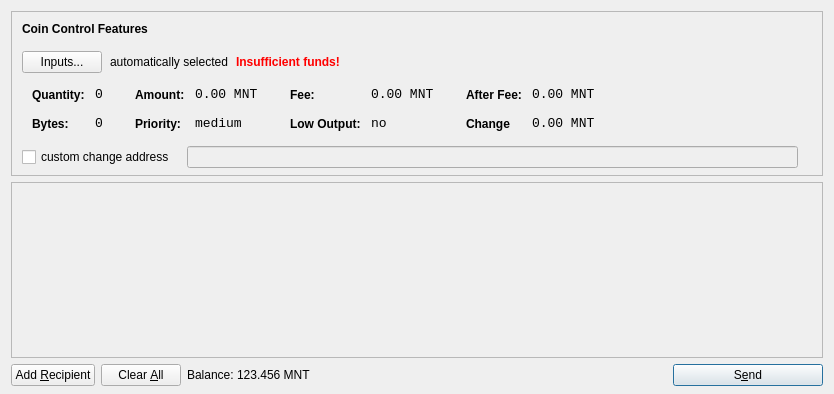
<?xml version="1.0" encoding="UTF-8"?>
<ui version="4.0">
 <class>SendCoinsDialog</class>
 <widget class="QDialog" name="SendCoinsDialog">
  <property name="geometry">
   <rect>
    <x>0</x>
    <y>0</y>
    <width>831</width>
    <height>394</height>
   </rect>
  </property>
  <property name="windowTitle">
   <string>Send Coins</string>
  </property>
  <layout class="QVBoxLayout" name="verticalLayout" stretch="0,1,0">
   <property name="bottomMargin">
    <number>8</number>
   </property>
   <item>
    <widget class="QFrame" name="frameCoinControl">
     <property name="sizePolicy">
      <sizepolicy hsizetype="Expanding" vsizetype="Expanding">
       <horstretch>0</horstretch>
       <verstretch>0</verstretch>
      </sizepolicy>
     </property>
     <property name="maximumSize">
      <size>
       <width>16777215</width>
       <height>16777215</height>
      </size>
     </property>
     <property name="frameShape">
      <enum>QFrame::StyledPanel</enum>
     </property>
     <property name="frameShadow">
      <enum>QFrame::Sunken</enum>
     </property>
     <layout class="QVBoxLayout" name="verticalLayoutCoinControl2">
      <property name="spacing">
       <number>6</number>
      </property>
      <property name="leftMargin">
       <number>0</number>
      </property>
      <property name="topMargin">
       <number>0</number>
      </property>
      <property name="rightMargin">
       <number>0</number>
      </property>
      <property name="bottomMargin">
       <number>6</number>
      </property>
      <item>
       <layout class="QVBoxLayout" name="verticalLayoutCoinControl" stretch="0,0,0,0,1">
        <property name="spacing">
         <number>0</number>
        </property>
        <property name="leftMargin">
         <number>10</number>
        </property>
        <property name="topMargin">
         <number>10</number>
        </property>
        <item>
         <layout class="QHBoxLayout" name="horizontalLayoutCoinControl1">
          <property name="bottomMargin">
           <number>15</number>
          </property>
          <item>
           <widget class="QLabel" name="labelCoinControlFeatures">
            <property name="sizePolicy">
             <sizepolicy hsizetype="Preferred" vsizetype="Maximum">
              <horstretch>0</horstretch>
              <verstretch>0</verstretch>
             </sizepolicy>
            </property>
            <property name="font">
             <font>
              <weight>75</weight>
              <bold>true</bold>
             </font>
            </property>
            <property name="styleSheet">
             <string notr="true">font-weight:bold;</string>
            </property>
            <property name="text">
             <string>Coin Control Features</string>
            </property>
           </widget>
          </item>
         </layout>
        </item>
        <item>
         <layout class="QHBoxLayout" name="horizontalLayoutCoinControl2" stretch="0,0,0,0">
          <property name="spacing">
           <number>8</number>
          </property>
          <property name="bottomMargin">
           <number>10</number>
          </property>
          <item>
           <widget class="QPushButton" name="pushButtonCoinControl">
            <property name="styleSheet">
             <string notr="true"/>
            </property>
            <property name="text">
             <string>Inputs...</string>
            </property>
           </widget>
          </item>
          <item>
           <widget class="QLabel" name="labelCoinControlAutomaticallySelected">
            <property name="text">
             <string>automatically selected</string>
            </property>
            <property name="margin">
             <number>5</number>
            </property>
           </widget>
          </item>
          <item>
           <widget class="QLabel" name="labelCoinControlInsuffFunds">
            <property name="font">
             <font>
              <weight>75</weight>
              <bold>true</bold>
             </font>
            </property>
            <property name="styleSheet">
             <string notr="true">color:red;font-weight:bold;</string>
            </property>
            <property name="text">
             <string>Insufficient funds!</string>
            </property>
            <property name="margin">
             <number>5</number>
            </property>
           </widget>
          </item>
          <item>
           <spacer name="horizontalSpacerCoinControl">
            <property name="orientation">
             <enum>Qt::Horizontal</enum>
            </property>
            <property name="sizeHint" stdset="0">
             <size>
              <width>40</width>
              <height>1</height>
             </size>
            </property>
           </spacer>
          </item>
         </layout>
        </item>
        <item>
         <widget class="QWidget" name="widgetCoinControl" native="true">
          <property name="sizePolicy">
           <sizepolicy hsizetype="Preferred" vsizetype="Preferred">
            <horstretch>0</horstretch>
            <verstretch>0</verstretch>
           </sizepolicy>
          </property>
          <property name="minimumSize">
           <size>
            <width>0</width>
            <height>0</height>
           </size>
          </property>
          <property name="styleSheet">
           <string notr="true"/>
          </property>
          <layout class="QHBoxLayout" name="horizontalLayoutCoinControl5">
           <property name="margin">
            <number>0</number>
           </property>
           <item>
            <layout class="QHBoxLayout" name="horizontalLayoutCoinControl3" stretch="0,0,0,1">
             <property name="spacing">
              <number>20</number>
             </property>
             <property name="topMargin">
              <number>0</number>
             </property>
             <property name="bottomMargin">
              <number>10</number>
             </property>
             <item>
              <layout class="QFormLayout" name="formLayoutCoinControl1">
               <property name="horizontalSpacing">
                <number>10</number>
               </property>
               <property name="verticalSpacing">
                <number>14</number>
               </property>
               <property name="leftMargin">
                <number>10</number>
               </property>
               <property name="topMargin">
                <number>4</number>
               </property>
               <property name="rightMargin">
                <number>6</number>
               </property>
               <item row="0" column="0">
                <widget class="QLabel" name="labelCoinControlQuantityText">
                 <property name="styleSheet">
                  <string notr="true">font-weight:bold;</string>
                 </property>
                 <property name="text">
                  <string>Quantity:</string>
                 </property>
                 <property name="margin">
                  <number>0</number>
                 </property>
                </widget>
               </item>
               <item row="0" column="1">
                <widget class="QLabel" name="labelCoinControlQuantity">
                 <property name="font">
                  <font>
                   <family>Monospace</family>
                   <pointsize>10</pointsize>
                  </font>
                 </property>
                 <property name="cursor">
                  <cursorShape>IBeamCursor</cursorShape>
                 </property>
                 <property name="contextMenuPolicy">
                  <enum>Qt::ActionsContextMenu</enum>
                 </property>
                 <property name="text">
                  <string>0</string>
                 </property>
                 <property name="margin">
                  <number>0</number>
                 </property>
                 <property name="textInteractionFlags">
                  <set>Qt::LinksAccessibleByMouse|Qt::TextSelectableByKeyboard|Qt::TextSelectableByMouse</set>
                 </property>
                </widget>
               </item>
               <item row="1" column="0">
                <widget class="QLabel" name="labelCoinControlBytesText">
                 <property name="styleSheet">
                  <string notr="true">font-weight:bold;</string>
                 </property>
                 <property name="text">
                  <string>Bytes:</string>
                 </property>
                </widget>
               </item>
               <item row="1" column="1">
                <widget class="QLabel" name="labelCoinControlBytes">
                 <property name="font">
                  <font>
                   <family>Monospace</family>
                   <pointsize>10</pointsize>
                  </font>
                 </property>
                 <property name="cursor">
                  <cursorShape>IBeamCursor</cursorShape>
                 </property>
                 <property name="contextMenuPolicy">
                  <enum>Qt::ActionsContextMenu</enum>
                 </property>
                 <property name="text">
                  <string>0</string>
                 </property>
                 <property name="textInteractionFlags">
                  <set>Qt::LinksAccessibleByMouse|Qt::TextSelectableByKeyboard|Qt::TextSelectableByMouse</set>
                 </property>
                </widget>
               </item>
              </layout>
             </item>
             <item>
              <layout class="QFormLayout" name="formLayoutCoinControl2">
               <property name="horizontalSpacing">
                <number>10</number>
               </property>
               <property name="verticalSpacing">
                <number>14</number>
               </property>
               <property name="leftMargin">
                <number>6</number>
               </property>
               <property name="topMargin">
                <number>4</number>
               </property>
               <property name="rightMargin">
                <number>6</number>
               </property>
               <item row="0" column="0">
                <widget class="QLabel" name="labelCoinControlAmountText">
                 <property name="styleSheet">
                  <string notr="true">font-weight:bold;</string>
                 </property>
                 <property name="text">
                  <string>Amount:</string>
                 </property>
                 <property name="margin">
                  <number>0</number>
                 </property>
                </widget>
               </item>
               <item row="0" column="1">
                <widget class="QLabel" name="labelCoinControlAmount">
                 <property name="font">
                  <font>
                   <family>Monospace</family>
                   <pointsize>10</pointsize>
                  </font>
                 </property>
                 <property name="cursor">
                  <cursorShape>IBeamCursor</cursorShape>
                 </property>
                 <property name="contextMenuPolicy">
                  <enum>Qt::ActionsContextMenu</enum>
                 </property>
                 <property name="text">
                  <string>0.00 MNT</string>
                 </property>
                 <property name="textInteractionFlags">
                  <set>Qt::LinksAccessibleByMouse|Qt::TextSelectableByKeyboard|Qt::TextSelectableByMouse</set>
                 </property>
                </widget>
               </item>
               <item row="1" column="0">
                <widget class="QLabel" name="labelCoinControlPriorityText">
                 <property name="styleSheet">
                  <string notr="true">font-weight:bold;</string>
                 </property>
                 <property name="text">
                  <string>Priority:</string>
                 </property>
                </widget>
               </item>
               <item row="1" column="1">
                <widget class="QLabel" name="labelCoinControlPriority">
                 <property name="font">
                  <font>
                   <family>Monospace</family>
                   <pointsize>10</pointsize>
                  </font>
                 </property>
                 <property name="cursor">
                  <cursorShape>IBeamCursor</cursorShape>
                 </property>
                 <property name="contextMenuPolicy">
                  <enum>Qt::ActionsContextMenu</enum>
                 </property>
                 <property name="text">
                  <string>medium</string>
                 </property>
                 <property name="textInteractionFlags">
                  <set>Qt::LinksAccessibleByMouse|Qt::TextSelectableByKeyboard|Qt::TextSelectableByMouse</set>
                 </property>
                </widget>
               </item>
              </layout>
             </item>
             <item>
              <layout class="QFormLayout" name="formLayoutCoinControl3">
               <property name="horizontalSpacing">
                <number>10</number>
               </property>
               <property name="verticalSpacing">
                <number>14</number>
               </property>
               <property name="leftMargin">
                <number>6</number>
               </property>
               <property name="topMargin">
                <number>4</number>
               </property>
               <property name="rightMargin">
                <number>6</number>
               </property>
               <item row="0" column="0">
                <widget class="QLabel" name="labelCoinControlFeeText">
                 <property name="styleSheet">
                  <string notr="true">font-weight:bold;</string>
                 </property>
                 <property name="text">
                  <string>Fee:</string>
                 </property>
                 <property name="margin">
                  <number>0</number>
                 </property>
                </widget>
               </item>
               <item row="0" column="1">
                <widget class="QLabel" name="labelCoinControlFee">
                 <property name="font">
                  <font>
                   <family>Monospace</family>
                   <pointsize>10</pointsize>
                  </font>
                 </property>
                 <property name="cursor">
                  <cursorShape>IBeamCursor</cursorShape>
                 </property>
                 <property name="contextMenuPolicy">
                  <enum>Qt::ActionsContextMenu</enum>
                 </property>
                 <property name="text">
                  <string>0.00 MNT</string>
                 </property>
                 <property name="textInteractionFlags">
                  <set>Qt::LinksAccessibleByMouse|Qt::TextSelectableByKeyboard|Qt::TextSelectableByMouse</set>
                 </property>
                </widget>
               </item>
               <item row="1" column="0">
                <widget class="QLabel" name="labelCoinControlLowOutputText">
                 <property name="styleSheet">
                  <string notr="true">font-weight:bold;</string>
                 </property>
                 <property name="text">
                  <string>Low Output:</string>
                 </property>
                </widget>
               </item>
               <item row="1" column="1">
                <widget class="QLabel" name="labelCoinControlLowOutput">
                 <property name="font">
                  <font>
                   <family>Monospace</family>
                   <pointsize>10</pointsize>
                  </font>
                 </property>
                 <property name="cursor">
                  <cursorShape>IBeamCursor</cursorShape>
                 </property>
                 <property name="contextMenuPolicy">
                  <enum>Qt::ActionsContextMenu</enum>
                 </property>
                 <property name="text">
                  <string>no</string>
                 </property>
                 <property name="textInteractionFlags">
                  <set>Qt::LinksAccessibleByMouse|Qt::TextSelectableByKeyboard|Qt::TextSelectableByMouse</set>
                 </property>
                </widget>
               </item>
              </layout>
             </item>
             <item>
              <layout class="QFormLayout" name="formLayoutCoinControl4">
               <property name="horizontalSpacing">
                <number>10</number>
               </property>
               <property name="verticalSpacing">
                <number>14</number>
               </property>
               <property name="leftMargin">
                <number>6</number>
               </property>
               <property name="topMargin">
                <number>4</number>
               </property>
               <property name="rightMargin">
                <number>6</number>
               </property>
               <item row="0" column="0">
                <widget class="QLabel" name="labelCoinControlAfterFeeText">
                 <property name="styleSheet">
                  <string notr="true">font-weight:bold;</string>
                 </property>
                 <property name="text">
                  <string>After Fee:</string>
                 </property>
                 <property name="margin">
                  <number>0</number>
                 </property>
                </widget>
               </item>
               <item row="0" column="1">
                <widget class="QLabel" name="labelCoinControlAfterFee">
                 <property name="font">
                  <font>
                   <family>Monospace</family>
                   <pointsize>10</pointsize>
                  </font>
                 </property>
                 <property name="cursor">
                  <cursorShape>IBeamCursor</cursorShape>
                 </property>
                 <property name="contextMenuPolicy">
                  <enum>Qt::ActionsContextMenu</enum>
                 </property>
                 <property name="text">
                  <string>0.00 MNT</string>
                 </property>
                 <property name="textInteractionFlags">
                  <set>Qt::LinksAccessibleByMouse|Qt::TextSelectableByKeyboard|Qt::TextSelectableByMouse</set>
                 </property>
                </widget>
               </item>
               <item row="1" column="0">
                <widget class="QLabel" name="labelCoinControlChangeText">
                 <property name="styleSheet">
                  <string notr="true">font-weight:bold;</string>
                 </property>
                 <property name="text">
                  <string>Change</string>
                 </property>
                </widget>
               </item>
               <item row="1" column="1">
                <widget class="QLabel" name="labelCoinControlChange">
                 <property name="font">
                  <font>
                   <family>Monospace</family>
                   <pointsize>10</pointsize>
                  </font>
                 </property>
                 <property name="cursor">
                  <cursorShape>IBeamCursor</cursorShape>
                 </property>
                 <property name="contextMenuPolicy">
                  <enum>Qt::ActionsContextMenu</enum>
                 </property>
                 <property name="text">
                  <string>0.00 MNT</string>
                 </property>
                 <property name="textInteractionFlags">
                  <set>Qt::LinksAccessibleByMouse|Qt::TextSelectableByKeyboard|Qt::TextSelectableByMouse</set>
                 </property>
                </widget>
               </item>
              </layout>
             </item>
            </layout>
           </item>
          </layout>
         </widget>
        </item>
        <item>
         <layout class="QHBoxLayout" name="horizontalLayoutCoinControl4" stretch="0,0,0">
          <property name="spacing">
           <number>12</number>
          </property>
          <property name="sizeConstraint">
           <enum>QLayout::SetDefaultConstraint</enum>
          </property>
          <property name="topMargin">
           <number>5</number>
          </property>
          <property name="rightMargin">
           <number>5</number>
          </property>
          <item>
           <widget class="QCheckBox" name="checkBoxCoinControlChange">
            <property name="text">
             <string>custom change address</string>
            </property>
           </widget>
          </item>
          <item>
           <widget class="QLineEdit" name="lineEditCoinControlChange">
            <property name="enabled">
             <bool>false</bool>
            </property>
            <property name="sizePolicy">
             <sizepolicy hsizetype="Expanding" vsizetype="Fixed">
              <horstretch>0</horstretch>
              <verstretch>0</verstretch>
             </sizepolicy>
            </property>
           </widget>
          </item>
          <item>
           <widget class="QLabel" name="labelCoinControlChangeLabel">
            <property name="sizePolicy">
             <sizepolicy hsizetype="Preferred" vsizetype="Expanding">
              <horstretch>0</horstretch>
              <verstretch>0</verstretch>
             </sizepolicy>
            </property>
            <property name="minimumSize">
             <size>
              <width>0</width>
              <height>0</height>
             </size>
            </property>
            <property name="text">
             <string/>
            </property>
            <property name="margin">
             <number>3</number>
            </property>
           </widget>
          </item>
         </layout>
        </item>
        <item>
         <spacer name="verticalSpacerCoinControl">
          <property name="orientation">
           <enum>Qt::Vertical</enum>
          </property>
          <property name="sizeHint" stdset="0">
           <size>
            <width>800</width>
            <height>1</height>
           </size>
          </property>
         </spacer>
        </item>
       </layout>
      </item>
     </layout>
    </widget>
   </item>
   <item>
    <widget class="QScrollArea" name="scrollArea">
     <property name="widgetResizable">
      <bool>true</bool>
     </property>
     <widget class="QWidget" name="scrollAreaWidgetContents">
      <property name="geometry">
       <rect>
        <x>0</x>
        <y>0</y>
        <width>811</width>
        <height>166</height>
       </rect>
      </property>
      <layout class="QVBoxLayout" name="verticalLayout_2">
       <property name="margin">
        <number>0</number>
       </property>
       <item>
        <layout class="QVBoxLayout" name="entries">
         <property name="spacing">
          <number>6</number>
         </property>
        </layout>
       </item>
       <item>
        <spacer name="verticalSpacer">
         <property name="orientation">
          <enum>Qt::Vertical</enum>
         </property>
         <property name="sizeHint" stdset="0">
          <size>
           <width>20</width>
           <height>40</height>
          </size>
         </property>
        </spacer>
       </item>
      </layout>
     </widget>
    </widget>
   </item>
   <item>
    <layout class="QHBoxLayout" name="horizontalLayout">
     <item>
      <widget class="QPushButton" name="addButton">
       <property name="toolTip">
        <string>Send to multiple recipients at once</string>
       </property>
       <property name="text">
        <string>Add &amp;Recipient</string>
       </property>
       <property name="icon">
        <iconset resource="../bitcoin.qrc">
         <normaloff>:/icons/add</normaloff>:/icons/add</iconset>
       </property>
       <property name="autoDefault">
        <bool>false</bool>
       </property>
      </widget>
     </item>
     <item>
      <widget class="QPushButton" name="clearButton">
       <property name="sizePolicy">
        <sizepolicy hsizetype="Minimum" vsizetype="Fixed">
         <horstretch>0</horstretch>
         <verstretch>0</verstretch>
        </sizepolicy>
       </property>
       <property name="toolTip">
        <string>Remove all transaction fields</string>
       </property>
       <property name="text">
        <string>Clear &amp;All</string>
       </property>
       <property name="icon">
        <iconset resource="../bitcoin.qrc">
         <normaloff>:/icons/remove</normaloff>:/icons/remove</iconset>
       </property>
       <property name="autoRepeatDelay">
        <number>300</number>
       </property>
       <property name="autoDefault">
        <bool>false</bool>
       </property>
      </widget>
     </item>
     <item>
      <layout class="QHBoxLayout" name="horizontalLayout_2">
       <property name="spacing">
        <number>3</number>
       </property>
       <item>
        <widget class="QLabel" name="label">
         <property name="sizePolicy">
          <sizepolicy hsizetype="Preferred" vsizetype="Fixed">
           <horstretch>0</horstretch>
           <verstretch>0</verstretch>
          </sizepolicy>
         </property>
         <property name="text">
          <string>Balance:</string>
         </property>
        </widget>
       </item>
       <item>
        <widget class="QLabel" name="labelBalance">
         <property name="sizePolicy">
          <sizepolicy hsizetype="Preferred" vsizetype="Fixed">
           <horstretch>0</horstretch>
           <verstretch>0</verstretch>
          </sizepolicy>
         </property>
         <property name="cursor">
          <cursorShape>IBeamCursor</cursorShape>
         </property>
         <property name="text">
          <string>123.456 MNT</string>
         </property>
         <property name="textInteractionFlags">
          <set>Qt::LinksAccessibleByMouse|Qt::TextSelectableByKeyboard|Qt::TextSelectableByMouse</set>
         </property>
        </widget>
       </item>
      </layout>
     </item>
     <item>
      <spacer name="horizontalSpacer">
       <property name="orientation">
        <enum>Qt::Horizontal</enum>
       </property>
       <property name="sizeHint" stdset="0">
        <size>
         <width>40</width>
         <height>20</height>
        </size>
       </property>
      </spacer>
     </item>
     <item>
      <widget class="QPushButton" name="sendButton">
       <property name="minimumSize">
        <size>
         <width>150</width>
         <height>0</height>
        </size>
       </property>
       <property name="toolTip">
        <string>Confirm the send action</string>
       </property>
       <property name="text">
        <string>S&amp;end</string>
       </property>
       <property name="icon">
        <iconset resource="../bitcoin.qrc">
         <normaloff>:/icons/send</normaloff>:/icons/send</iconset>
       </property>
       <property name="default">
        <bool>true</bool>
       </property>
      </widget>
     </item>
    </layout>
   </item>
  </layout>
 </widget>
 <resources>
  <include location="../bitcoin.qrc"/>
 </resources>
 <connections/>
</ui>
